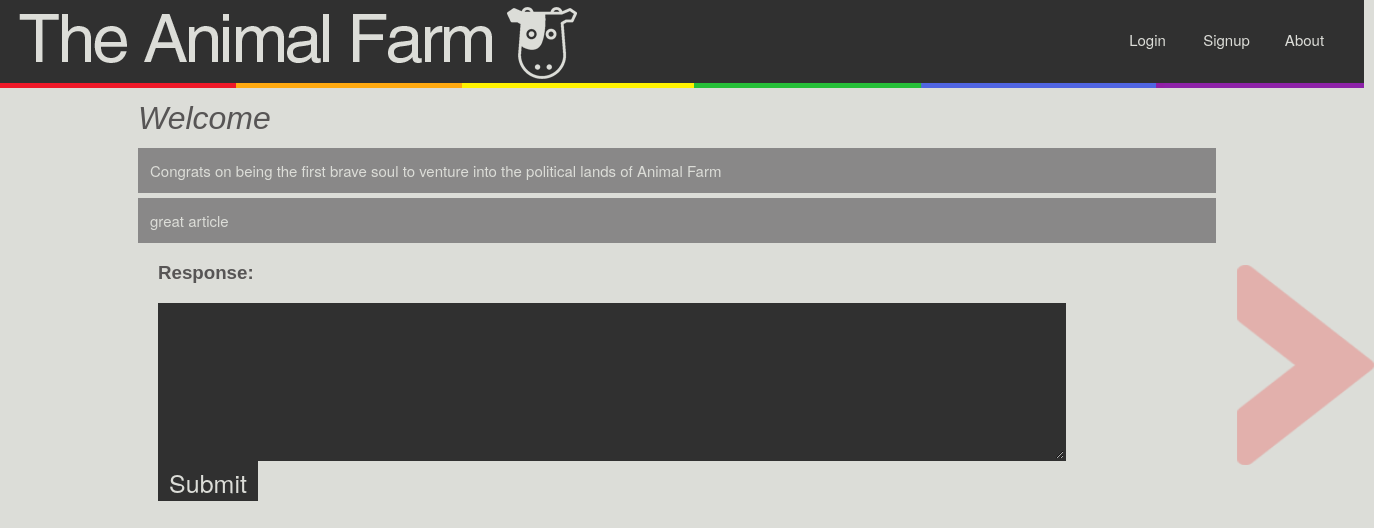
/discussion/1, run on an earlier commit of the app's database.
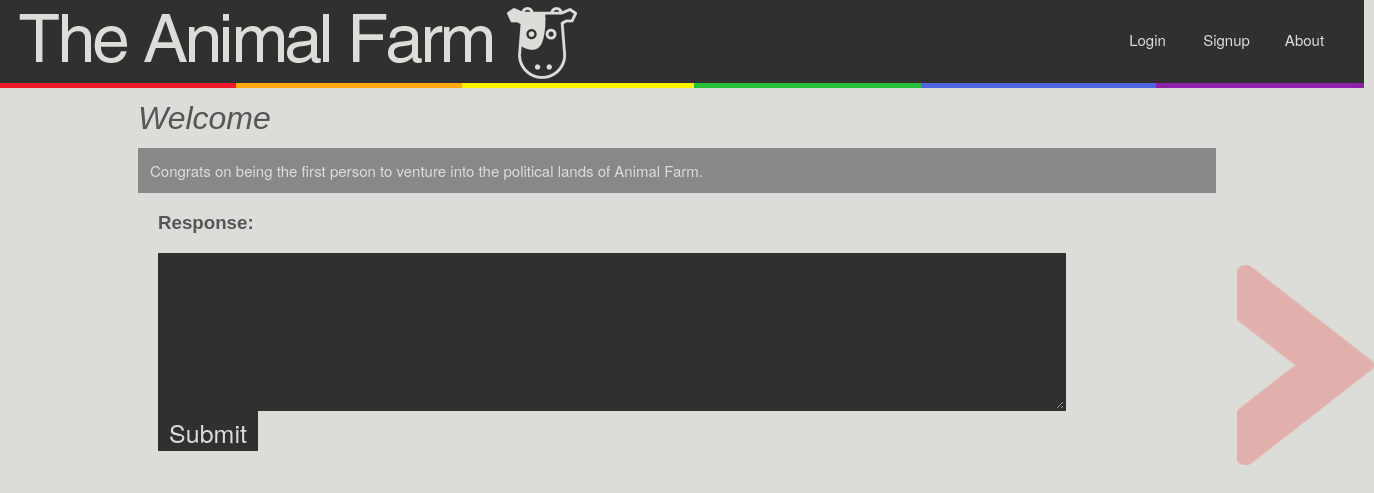
And on a later commit of the database.
### tables this page shows
CREATE TABLE topics (
  id integer primary key autoincrement,
  title text not null,
  text text not null
);

CREATE TABLE comments(
  topicid integer, 
  userid integer,
  animal_username text not null,
  comment text not null,  
  time integer,
  FOREIGN KEY(topicid) REFERENCES topics(id)
  FOREIGN KEY(userid) REFERENCES users(id)
);

### animalfarm.py (the view)
@app.route('/discussion/<page_num>')
def pages(page_num):
	pro = True
	page_num = int(page_num)
	session['topic_id'] = page_num
	session['current_page'] = request.path
	cur = g.db.execute('SELECT max(id) FROM topics')
	limit = cur.fetchone()[0]
	if page_num > limit:
		return redirect(url_for('invalid_topic'))
	cur = g.db.execute('SELECT title, text FROM topics WHERE id=:uid', {'uid': page_num})
	row = cur.fetchone()
	cur = g.db.execute('SELECT * FROM comments WHERE topicid=:uid', {'uid': page_num})
	commentList = cur.fetchall()
	return render_template('HomePage.html', row=row, comments=commentList, debug=DEBUG, pro=pro)

### animalfarm.py (called while the page is built)
def connect_db():
	return sqlite3.connect(app.config['DATABASE'])

@app.before_request
def before_request():
	g.db = connect_db()
	g.db.execute('PRAGMA foreign_keys= ON')

@app.teardown_request
def teardown_request(exception):
	db = getattr(g, 'db', None)
	if db is not None:
		db.close()

### templates/HomePage.html (shortened to what this page needs)
<!DOCTYPE html>
<html>
<body>
	<link rel="stylesheet" type="text/css" href="{{ url_for('static', filename='AnimalFarmCSS.css') }}">
	<img src="{{ url_for('static', filename='AnimalFarm_3_edit.png')}}" alt="Nice Logo" width = "100%" height = "100%" class = "header">
	{% if not session.get('logged_in') %}
		<a href="{{ url_for('login') }}" class="login" >Login</a>
	{% else %}
		<a href="{{ url_for('logout') }}" class="login">Logout</a>
	{% endif %}
	{% if not session.get('logged_in') %}
		<a href="{{ url_for('signup') }}" class="signup">Signup</a>
	{% else %}
		<a href="{{ url_for('new_post') }}" class="signup">New</a>
	{% endif %}
	<a href="{{ url_for('about') }}" class="about"> About </a>
	<a href="{{ url_for('new_url') }}"> <img src = "{{ url_for('static', filename='arrow.png')}}" alt = "FFF" class = "arrow"> </a>
	{% if row %}
	<h1> {{row[0]}} </h1>
	<p class={%if pro%}"boxitpro"{%else%}"boxitcon"{%endif%}>
		{{row[1]}}
	</p>
	{% endif %}
	{% for i in comments %}
	<p  class={%if pro%}"boxitpro"{%else%}"boxitcon"{%endif%}>{{i[3]}}</p>
	{% endfor %}
 	<h3>Response:</h3>
 	<form method="post" action="/comment">
 		<textarea rows="4" cols="60" class = "bodyfield"  name = "Response"> </textarea>
 		<input type="submit" value="Submit" class = "buttonish">
 	</form>
</body>
</html>

### static/AnimalFarmCSS.css (style rules this page uses)
html { background-color: #DCDDD8; margin-left: 150px; margin-right: 150px; margin-bottom: 100px; overflow-x: hidden; }
h1 { font-family: helvetica; font-size: 100; font-style: italic; font-weight: lighter; margin-top: -70px; margin-left: -20px; color: #575555; }
h3 { font-family: helvetica; font-size: 14; font-weight: bolder; color: #575555; }
input { display: block; height: 40px; width: 350px; background: #303030; border: 2px solid #303030; color: #dcddd8; text-align: left; font: 24px "Helvetica Neue", Arial, Helvetica, Geneva, sans-serif; text-decoration: none; }
p { font-family: sans-serif; margin-top: -10px; margin-left: -20px; color: #716f6c; }
.boxitpro { display: block; height: 100%; width: 100%px; padding: 10px 10px 10px 10px; background: #898888; border: 2px solid #898888; color: #dcddd8; text-align: left; font: 15px"Helvetica Neue", Arial, Helvetica, Geneva, sans-serif; text-decoration: none; border-radius: 0px; z-index: -999; }
.bodyfield { display: block; height: 150px; width: 900px; background: #303030; border: 2px solid #303030; color: #dcddd8; text-align: left; font: 12px "Helvetica Neue", Arial, Helvetica, Geneva, sans-serif; text-decoration: none; }
.header { position: static; margin-left: -160px; margin-top: -11px; width: auto; height: auto; }
.arrow { margin-top: 215px; opacity: .2; height: 25%; width: 10%; position: fixed; right: 0px; top: 50px; z-index: -99; }
.login { display: block; height: 22px; width: 75px; background: transparent; border: 2px solid transparent; color: #dcddd8; text-align: center; font: 15px "Helvetica Neue", Arial, Helvetica, Geneva, sans-serif; text-decoration: none; border-radius: 0px; position: relative; left: 950px; top: -65px; z-index: 999; }
.signup { display: block; height: 22px; width: 75px; background: transparent; border: 2px solid transparent; color: #dcddd8; text-align: center; font: 15px "Helvetica Neue", Arial, Helvetica, Geneva, sans-serif; text-decoration: none; border-radius: 0px; position: relative; left: 1029px; top: -91px; z-index: 999; }
.about { display: block; height: 22px; width: 75px; background: transparent; border: 2px solid transparent; color: #dcddd8; text-align: center; font: 15px "Helvetica Neue", Arial, Helvetica, Geneva, sans-serif; text-decoration: none; border-radius: 0px; position: relative; left: 1107px; top: -117px; z-index: 999; }
.buttonish { display: block; height: 40px; width: 100px; background: #303030; border: 2px solid #303030; color: #dcddd8; text-align: center; font: 25px "Helvetica Neue", Arial, Helvetica, Geneva, sans-serif; text-decoration: none; }

What changed in the data, as far as the page shows it:
removed comments: comment "great article"
changed topics "Welcome": text "Congrats on being the first brave soul to venture into the political lands of Animal Farm" → "Congrats on being the first person to venture into the political lands of Animal Farm."
